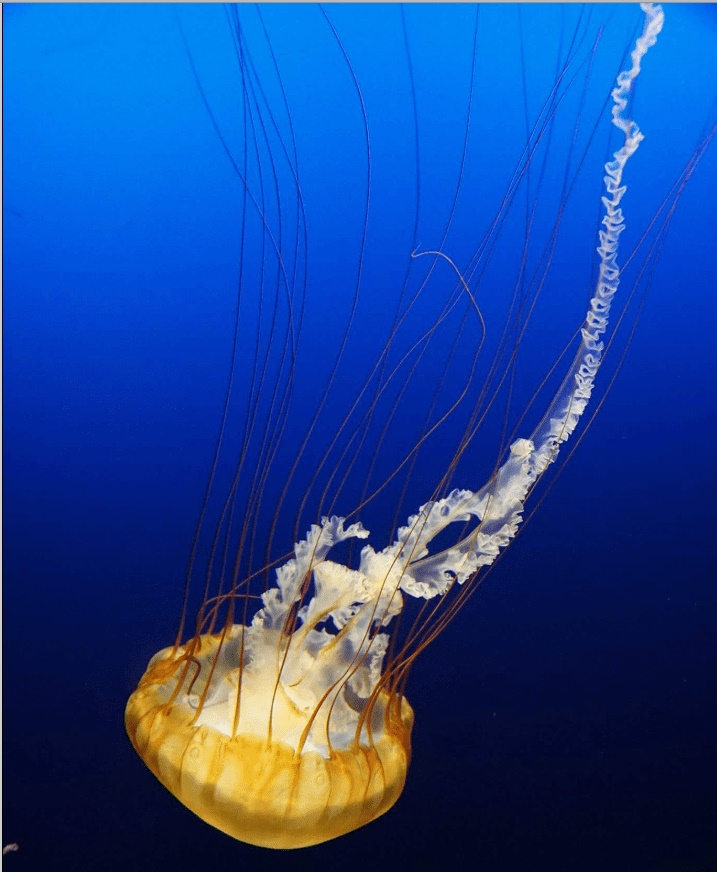
#> input picture ЛР17/img/image1_NN.jpg, 717 x 872 px
$ python 'задание2.py'
#> lines starting #> are read from the running program, lines starting #| are printed output that depends on the picture
from PIL import Image#импорт Image из PIL

image = Image.open('img/image1_NN.jpg')#Открываем изображение
#> image is the input picture: PIL image 717x872 RGB; mean R, G, B 27.4, 68.4, 146

rotated = image.rotate(-30)#поворот изображения на 30 градусов по часовой стрелке
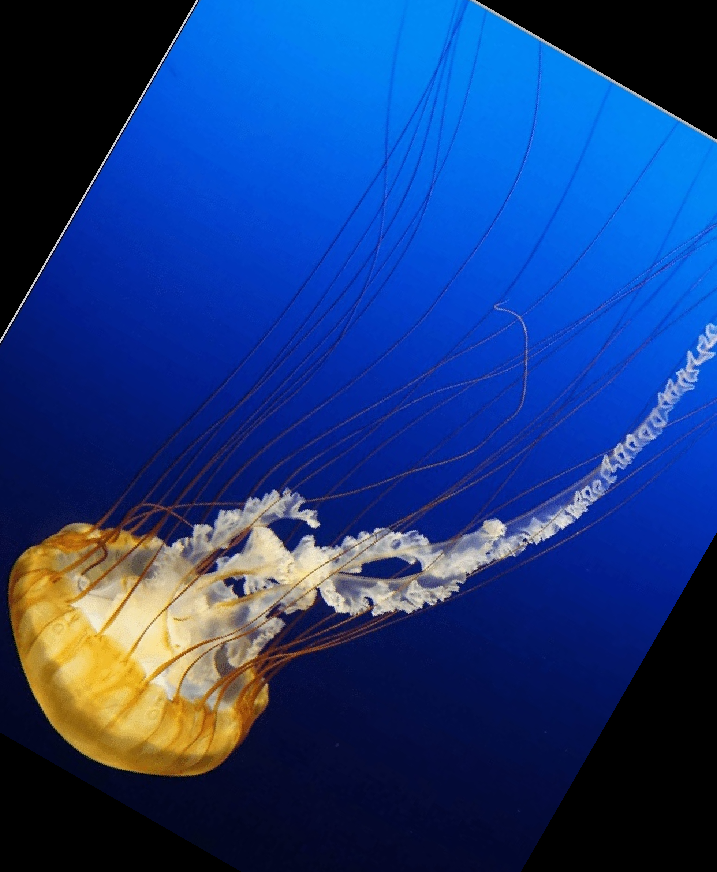
#> rotated: PIL image 717x872 RGB; mean R, G, B 25.7, 57.7, 123.5
rotated.save('img/image2_NN.jpg')#сохраняем изображенгие
